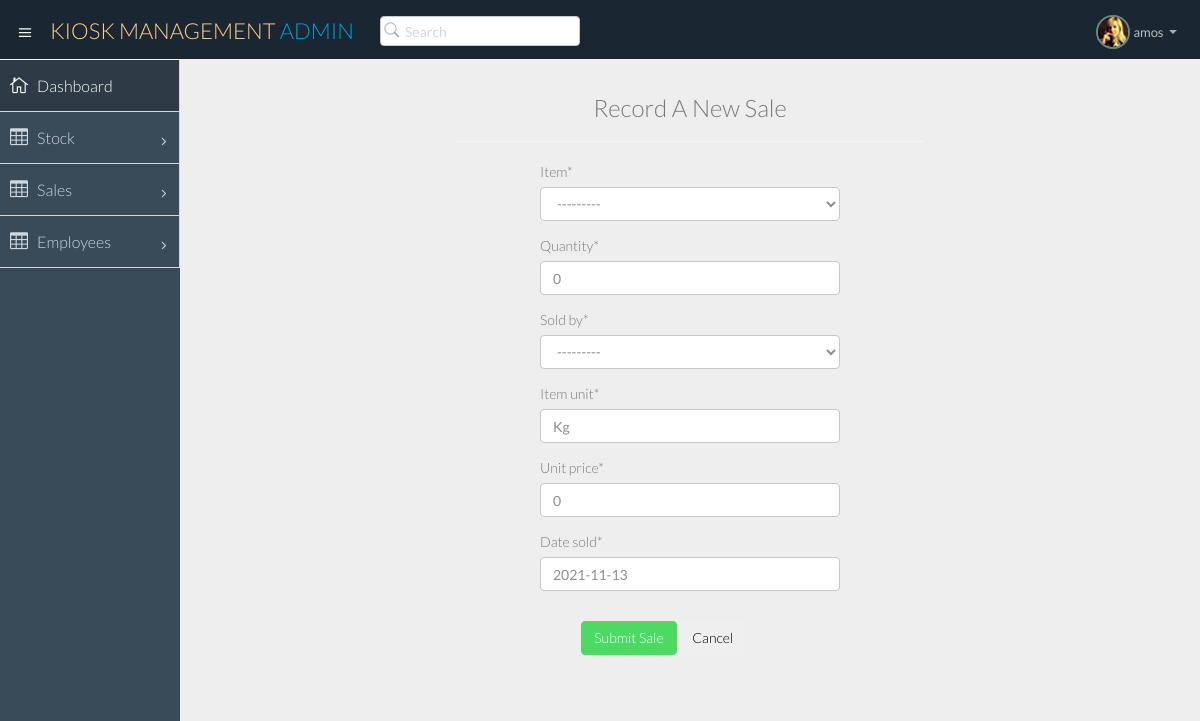
Before: /record-sale/ (signed in) with the older database file.
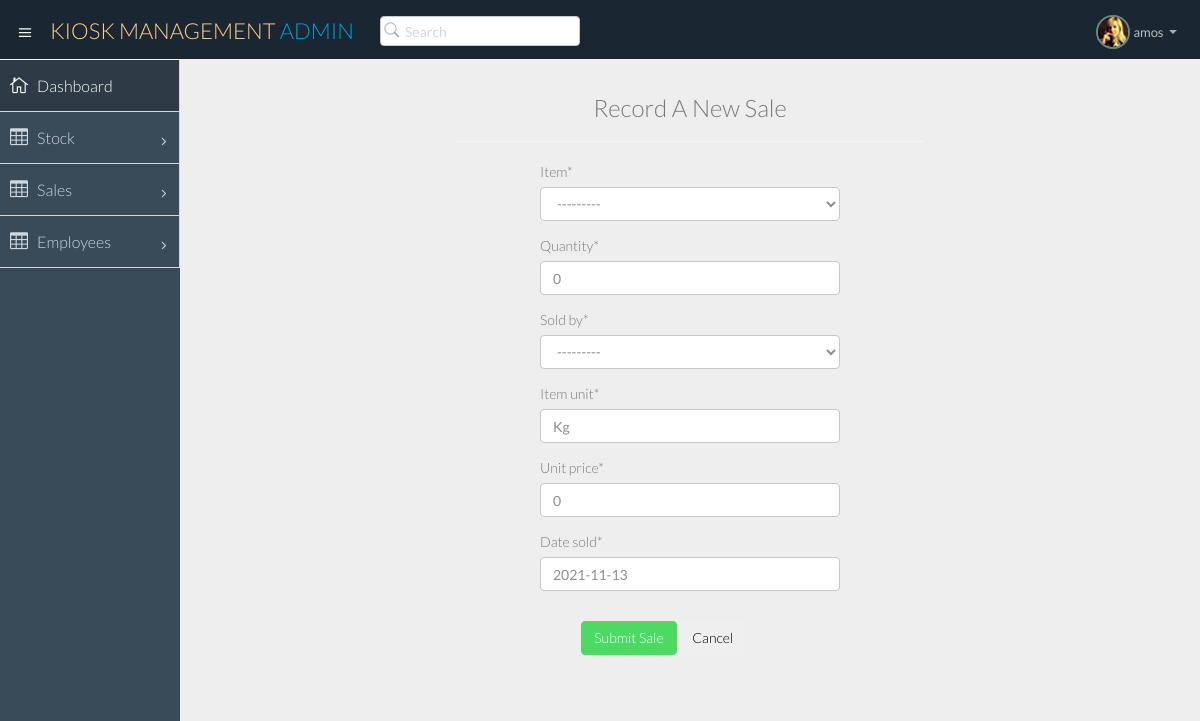
After: the same page with the newer database file.
### shop/models.py (models this page shows, shortened)
class Stock(models.Model):
	item = models.CharField(max_length=200)
	quantity = models.FloatField(default=0)
	price = models.FloatField(default=0)
	item_unit = models.CharField(max_length=20, default="Kg")
	date_recorded = models.DateField(default=timezone.now)
	def __str__(self):
		return self.item

### shop/views.py (the view)
# urls.py: path("record-sale/", AddSale.as_view(), name="record-sale"),
class AddSale(CreateView):
	model = Sale
	fields = "__all__"
	template_name = "add-sale.html"

### shop/models.py (called while the page is built)
	def __str__(self):
		return self.name

### templates/add-sale.html (shortened to what this page needs)
{% extends "base.html" %}
{% load crispy_forms_tags %}
{% block content %}
<section id="main-content">
  <section class="wrapper">
    <div class="d-flex flex-column-fluid">
    							<div class="container">
    								<div class="row">
                      <div class="col-lg-3"></div>
    									<div class="col-lg-6">
    										<div class="card card-custom gutter-b example example-compact">
    											<form class="form" action="" method="POST" enctype="multipart/form-data">
    												<div class="card-body bg-secondary">
    													<h3 class="font-size-lg text-dark text-center font-weight-bold mb-6">Record A New Sale</h3>
    													<hr>
                              <div class="form-group row">
    														<div class="col-lg-2"></div>
                                  <div class="col-lg-8">
    															{{ form | crispy}}
    														</div>
                                </div>
    												</div>
    												<div class="card-footer">
    													<div class="row">
    														<div class="col-lg-3"></div>
    														<div class="col-lg-6">
    															<button type="submit" class="btn btn-success mr-2">Submit Sale</button>
    															<button type="reset" class="btn btn-secondary">Cancel</button>
    														</div>
    													</div>
    												</div>
    											</form>
    										</div>
    									</div>
    								</div>
    							</div>
    						</div>
  </section>
</section>
{% endblock content %}

Changed rows visible on the page:
removed Stock: quantity "0", item_unit "Kg"
